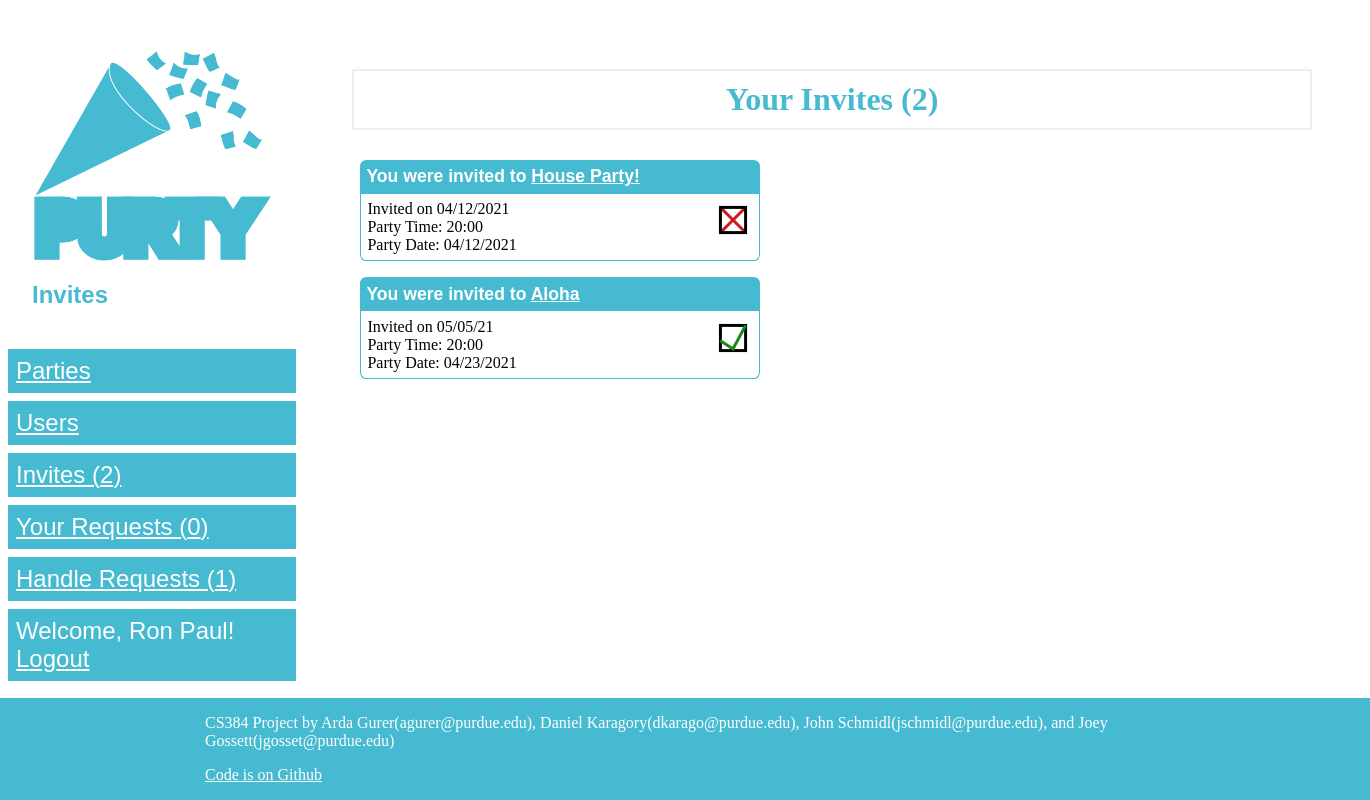
Page /invites (signed in) on the committed database.
### database_orm.py (models this page shows, shortened)
    class User(db_orm.Model):
        user_id = db_orm.Column('user_id', db_orm.Integer, primary_key = True)
        name = db_orm.Column(db_orm.String(40))
        email = db_orm.Column(db_orm.String(40))
        age = db_orm.Column(db_orm.Integer)

    class Party(db_orm.Model):
        party_id = db_orm.Column('party_id', db_orm.Integer, primary_key = True)
        name = db_orm.Column(db_orm.String(40))
        date = db_orm.Column(db_orm.String(40))
        time = db_orm.Column(db_orm.String(40))
        description = db_orm.Column(db_orm.String(400))
        location_id = db_orm.Column(db_orm.Integer)
        invited_cnt = db_orm.Column(db_orm.Integer)
        coming_cnt = db_orm.Column(db_orm.Integer)
        likes_cnt = db_orm.Column(db_orm.Integer)

### tables this page shows
CREATE TABLE Invites (
  party_id INTEGER NOT NULL,
  user_id INTEGER NOT NULL,
  invitation_date NVARCHAR(40) NOT NULL,
  reply_date NVARCHAR(40),
  answer INTEGER,
  PRIMARY KEY (party_id, user_id)
);

### app.py (the view)
@app.route('/invites', methods=('GET', 'POST'))
def invites():
    if 'user_id' not in session:
        return redirect(url_for('login'))
    invites = db.get_all_invites(session['user_id'])
    inv_cnt = len(invites)
    page_data = []
    for invite in invites:
        party = db.get_party(invite['party_id'])
        page_data.append((party, invite))
    return render_template('invites.html', page_data=page_data, inv_cnt=inv_cnt)

### app.py (called while the page is built)
def get_req_hand_cnt(user_id):
    return db.get_all_requests_for_host_user_count(user_id)

def get_req_cnt(user_id):
    return db.get_all_requests_count(user_id)

def get_inv_cnt(user_id):
    return db.get_all_invites_count(user_id)

@app.before_request
def check_session():
    if 'user_id' in session:
        if db.user_exists(session['user_id']) == False:
            session.pop('user_id')

### database.py (called while the page is built)
def get_db_connection():
    conn = sqlite3.connect('purty.db')
    conn.row_factory = sqlite3.Row
    return conn

def user_exists(user_id):
    conn = get_db_connection()
    user = conn.execute('SELECT COUNT(*) as count FROM User WHERE user_id = ?',
                        (user_id,)).fetchone()
    conn.close()
    if user['count'] == 0:
        return False
    else:
        return True

def get_user_name(user_id):
    return db_orm.User.query.filter_by(user_id = user_id)[0].name

def get_party(party_id):
    party = db_orm.Party.query.filter_by(party_id = party_id)[0]
    if party is None:
        abort(404)
    return party

def get_all_requests_count(user_id):
    conn = get_db_connection()
    conn.execute("PRAGMA read_uncommitted = true;")
    if user_id is None:
        cnt = conn.execute('SELECT COUNT(*) FROM Requests').fetchone()[0]
    else:
        cnt = conn.execute('SELECT COUNT(*) FROM Requests WHERE user_id = ?',
                              (user_id,)).fetchone()[0]
    conn.close()
    return cnt

def get_all_requests_for_host_user_count(user_id):
    conn = get_db_connection()
    conn.execute("PRAGMA read_uncommitted = true;")
    cnt = conn.execute('SELECT COUNT(*) FROM Host h JOIN Requests r ON r.party_id = h.party_id WHERE h.user_id = ? ',
                              (user_id,)).fetchone()[0]
    conn.close()
    return cnt

def get_all_invites(user_id):
    conn = get_db_connection()
    if user_id is None:
        invites = conn.execute('SELECT * FROM Invites').fetchall()
    else:
        invites = conn.execute('SELECT * FROM Invites WHERE user_id = ?',
                              (user_id,)).fetchall()
    conn.close()
    return invites

def get_all_invites_count(user_id):
    conn = get_db_connection()
    conn.execute("PRAGMA read_uncommitted = true;")
    if user_id is None:
        cnt = conn.execute('SELECT COUNT(*) FROM Invites').fetchone()[0]
    else:
        cnt = conn.execute('SELECT COUNT(*) FROM Invites WHERE user_id = ?',
                              (user_id,)).fetchone()[0]
    conn.close()
    return cnt

### templates/invites.html (shortened to what this page needs)
{% extends "base.html" %}
{% block title %} Invites {% endblock %}
{% block content %}
    <h1>Your Invites ({{ inv_cnt }})</h1>
    {% for data in page_data %}
		<div class="invite">
		    <div class="header">
		        You were invited to
		        <a href='{{ url_for('party', party_id=data[0]['party_id']) }}'>{{ data[0]['name'] }}</a>
		    </div>
		    <div class="description">
		        Invited on {{ data[1]['invitation_date'] }} <br>
		        Party Time: {{ data[0]['time'] }} <br>
		        Party Date: {{ data[0]['date'] }} <br>
		    </div>
		    <div class="choice">
		        {% if data[1]['answer'] == 1 %}
			        <img class="choiceImage" src="{{ url_for('static', filename='accepted.svg.png') }}">
		        {% elif data[1]['answer'] == 0 %}
			        <img class="choiceImage" src="{{ url_for('static', filename='rejected.svg.png') }}">
		        {% endif %}
		     </div>
		</div>
    {% endfor %}
{% endblock %}

### templates/base.html (shortened to what this page needs)
<!DOCTYPE html>
<html lang="en">
    <head>
        <link rel="stylesheet" href="{{ url_for('static', filename='css/style.css') }}">
    </head>
    <body>
        <div id='HeaderAndBodyWrapper'>
            {% block header %}
                <div id='Header'>
                    <div id='Logo'>
                        <a href="{{ url_for('parties') }}">
                            <img id="LogoImage" src="{{ url_for('static', filename='logo.svg.png') }}">
                        </a>
                        <span id="LogoSubText">
                            {{ self.title() }}
                        </span>
                     </div>
                    <div class='HeaderItem'>
                        <a href="{{ url_for('parties') }}">Parties</a>
                    </div>
                    <div class='HeaderItem'>
                        <a href="{{ url_for('index') }}">Users</a>
                    </div>
                    {% if 'user_id' in session %}
                    <div class='HeaderItem'>
                        <a href="{{ url_for('invites') }}">Invites ({{ get_inv_cnt(session['user_id']) }})</a>
                    </div>
                    <div class='HeaderItem'>
                        <a href="{{ url_for('requests') }}">Your Requests ({{ get_req_cnt(session['user_id']) }})</a>
                    </div>
                    <div class='HeaderItem'>
                        <a href="{{ url_for('handle_requests') }}">Handle Requests ({{ get_req_hand_cnt(session['user_id']) }})</a>
                    </div>
                    {% endif %}
                    <div class='HeaderItem'>
                        {% if 'user_id' in session %}
                            Welcome, {{ get_user_name(session['user_id']) }}!<br>
                            <a href="{{ url_for('logout') }}">Logout</a>
                        {% else %}
                            <a href="{{ url_for('login') }}">Login</a>
                        {% endif %}
                    </div>
                </div>
            {% endblock %}
            <div id='Body'>
            {% block content %}
            {% endblock %}
            </div>
        </div>
        {% block footer %}
            <div id='Footer'>
                <div id='FooterContent'>
                    <p>
                        CS384 Project by Arda Gurer(agurer@purdue.edu), Daniel Karagory(dkarago@purdue.edu), John Schmidl(jschmidl@purdue.edu), and Joey Gossett(jgosset@purdue.edu)
                    </p>
                    <p>
                        <a href='https://github.com/DanielBatteryStapler/cs348project'>Code is on Github</a>
                    </p>
                </div>
            </div>
        {% endblock %}
    </body>
</html>

### static/css/style.css (style rules this page uses)
:root { --pageContentWidth: 60rem; --headerColor: #45bad1; --headerColorContrast: white; }
h1 { border: 2px #eee solid; color: var(--headerColor); text-align: center; padding: 10px; }
body { height: 100%; padding: 0; margin: 0; display: flex; flex-direction: column; }
html { height: 100%; }
a { color: inherit; }
#HeaderAndBodyWrapper { display: grid; grid-template-columns: 1fr var(--pageContentWidth) 1fr; grid-template-areas: "header body ."; flex: 1 0 auto; }
#Header { grid-area: header; padding-top: 0.2rem; padding-bottom: 0.3rem; font-size: 1.5rem; font-family: sans-serif; }
#Header a { color: var(--headerColorContrast); }
.HeaderItem { display: block; background-color: var(--headerColor); color: var(--headerColorContrast); margin: 0.5rem; padding: 0.5rem; }
#Logo { padding: 2rem; }
#LogoImage { width: 15rem; }
#LogoSubText { color: var(--headerColor); font-weight: bold; font-size: 1.5rem; }
#Body { grid-area: body; width: var(--pageContentWidth); padding: 3rem; }
#Footer { background-color: var(--headerColor); color: var(--headerColorContrast); flex-shrink: 0; }
#FooterContent { width: var(--pageContentWidth); margin-left: auto; margin-right: auto; }
#Footer a { color: var(--headerColorContrast); }
.invite { display: grid; grid-template-columns: 1fr auto; grid-template-areas: "header header" "description choice"; width: 25rem; padding: 0.5rem; }
.invite .header { grid-area: header; padding: 0.4rem; background-color: var(--headerColor); color: var(--headerColorContrast); font-size: 1.1rem; font-family: sans-serif; font-weight: bold; border-radius: 0.4rem 0.4rem 0 0; }
.invite .description { grid-area: description; padding: 0.4rem; border-width: 0 0 0.1rem 0.1rem; border-radius: 0 0 0 0.4rem; border-style: solid; border-color: var(--headerColor); }
.invite .choice { grid-area: choice; padding: 0.4rem; text-align: center; border-width: 0 0.1rem 0.1rem 0; border-radius: 0 0 0.4rem 0; border-style: solid; border-color: var(--headerColor); }

### rows in the picture
User: name "Ron Paul"
Party: name "House Party!", invitation_date "04/12/2021", time "20:00", date "04/12/2021"
Party: name "Aloha", invitation_date "05/05/21", time "20:00", date "04/23/2021"

### other values in the picture
{{ get_inv_cnt(session['user_id']) }} "2"
{{ get_req_cnt(session['user_id']) }} "0"
{{ get_req_hand_cnt(session['user_id']) }} "1"
{{ inv_cnt }} "2"
